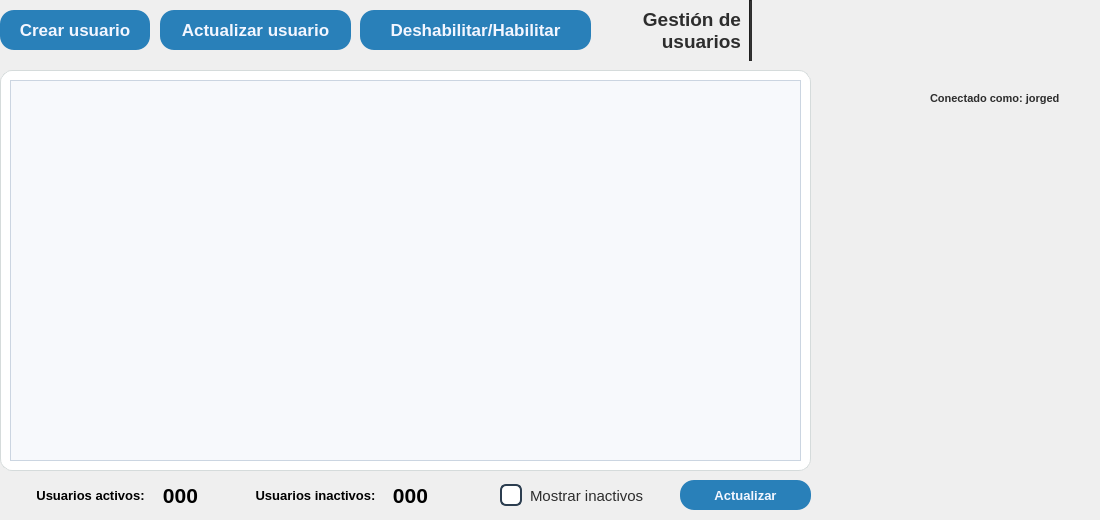
     <widget class="QWidget" name="admin_gestion_usuarios">
      <property name="maximumSize">
       <size>
        <width>16777215</width>
        <height>540</height>
       </size>
      </property>
      <widget class="QPushButton" name="btnCrear_usuario">
       <property name="geometry">
        <rect>
         <x>0</x>
         <y>10</y>
         <width>150</width>
         <height>40</height>
        </rect>
       </property>
       <property name="sizePolicy">
        <sizepolicy hsizetype="Minimum" vsizetype="Fixed">
         <horstretch>0</horstretch>
         <verstretch>0</verstretch>
        </sizepolicy>
       </property>
       <property name="minimumSize">
        <size>
         <width>120</width>
         <height>40</height>
        </size>
       </property>
       <property name="maximumSize">
        <size>
         <width>150</width>
         <height>40</height>
        </size>
       </property>
       <property name="font">
        <font>
         <family>Segoe UI</family>
         <pointsize>13</pointsize>
         <bold>true</bold>
        </font>
       </property>
       <property name="cursor">
        <cursorShape>PointingHandCursor</cursorShape>
       </property>
       <property name="layoutDirection">
        <enum>Qt::LayoutDirection::LeftToRight</enum>
       </property>
       <property name="styleSheet">
        <string notr="true">QPushButton {
   background-color: #2980b9;
    color: #F3F6FF;
    border: none;
    padding: 8px 6px;
    border-radius: 14px;
}
QPushButton:hover {
	background-color: #0D47A1;
}</string>
       </property>
       <property name="text">
        <string>Crear usuario</string>
       </property>
       <property name="icon">
        <iconset resource="../icons/resources_ui.qrc">
         <normaloff>:/icons/new_home_white.png</normaloff>:/icons/new_home_white.png</iconset>
       </property>
       <property name="iconSize">
        <size>
         <width>18</width>
         <height>18</height>
        </size>
       </property>
      </widget>
      <widget class="QFrame" name="frameTabla_usuarios">
       <property name="geometry">
        <rect>
         <x>0</x>
         <y>70</y>
         <width>811</width>
         <height>401</height>
        </rect>
       </property>
       <property name="minimumSize">
        <size>
         <width>700</width>
         <height>300</height>
        </size>
       </property>
       <property name="maximumSize">
        <size>
         <width>16777215</width>
         <height>550</height>
        </size>
       </property>
       <property name="styleSheet">
        <string notr="true">QFrame#frameTabla_usuarios {
    border: 1px solid #d5dbdb;
    border-radius: 12px;
    background-color: white;
}</string>
       </property>
       <property name="frameShape">
        <enum>QFrame::Shape::StyledPanel</enum>
       </property>
       <property name="frameShadow">
        <enum>QFrame::Shadow::Raised</enum>
       </property>
       <layout class="QHBoxLayout" name="horizontalLayout_3">
        <item>
         <widget class="QTableView" name="tableW_usuarios">
          <property name="styleSheet">
           <string notr="true">QTableView {
    background-color: #F7F9FC;
    gridline-color: #E3E8EF;
    color: #0B1321;
    alternate-background-color: #E3F2FD;
    selection-background-color: #2980b9;
    selection-color: #FFFFFF;
    border: 1px solid #CBD5E1;
}

/* Cabecera horizontal */
QHeaderView::section {
    background-color: #ECF0F1;   /* encabezado */
    color: #2C3E50;              /* azul oscuro */
    font-weight: bold;
    border: none;
    padding: 6px;
}

/* Cabecera vertical */
QHeaderView::section:vertical {
    background-color: #ECF0F1;
    color: #2C3E50;
    font-weight: bold;
    border: none;
    padding: 4px;
}

/* Botón de esquina (arriba a la izquierda) */
QTableCornerButton::section {
    background-color: transparent;
    border: none;
}

/* Scrollbar vertical */
QScrollBar:vertical {
    background: transparent;
    width: 10px;
    margin: 2px;
}

QScrollBar::handle:vertical {
    background: #CBD5E1;
    border-radius: 4px;
    min-height: 20px;
}

QScrollBar::handle:vertical:hover {
    background: #94A3B8;
}

QScrollBar::add-line:vertical,
QScrollBar::sub-line:vertical {
    background: none;
    border: none;
    height: 0px;
}</string>
          </property>
          <property name="editTriggers">
           <set>QAbstractItemView::EditTrigger::NoEditTriggers</set>
          </property>
          <property name="alternatingRowColors">
           <bool>true</bool>
          </property>
          <property name="selectionBehavior">
           <enum>QAbstractItemView::SelectionBehavior::SelectRows</enum>
          </property>
          <property name="showGrid">
           <bool>true</bool>
          </property>
          <property name="sortingEnabled">
           <bool>true</bool>
          </property>
         </widget>
        </item>
       </layout>
      </widget>
      <widget class="QPushButton" name="btnActualizar_usuario">
       <property name="geometry">
        <rect>
         <x>160</x>
         <y>10</y>
         <width>191</width>
         <height>40</height>
        </rect>
       </property>
       <property name="sizePolicy">
        <sizepolicy hsizetype="Minimum" vsizetype="Fixed">
         <horstretch>0</horstretch>
         <verstretch>0</verstretch>
        </sizepolicy>
       </property>
       <property name="minimumSize">
        <size>
         <width>120</width>
         <height>40</height>
        </size>
       </property>
       <property name="maximumSize">
        <size>
         <width>200</width>
         <height>40</height>
        </size>
       </property>
       <property name="font">
        <font>
         <family>Segoe UI</family>
         <pointsize>13</pointsize>
         <bold>true</bold>
        </font>
       </property>
       <property name="cursor">
        <cursorShape>PointingHandCursor</cursorShape>
       </property>
       <property name="layoutDirection">
        <enum>Qt::LayoutDirection::LeftToRight</enum>
       </property>
       <property name="styleSheet">
        <string notr="true">QPushButton {
   background-color: #2980b9;
    color: #F3F6FF;
    border: none;
    padding: 8px 6px;
    border-radius: 14px;
}
QPushButton:hover {
	background-color: #0D47A1;
}</string>
       </property>
       <property name="text">
        <string>Actualizar usuario</string>
       </property>
       <property name="icon">
        <iconset resource="../icons/resources_ui.qrc">
         <normaloff>:/icons/edit_white.png</normaloff>:/icons/edit_white.png</iconset>
       </property>
       <property name="iconSize">
        <size>
         <width>18</width>
         <height>18</height>
        </size>
       </property>
      </widget>
      <widget class="QPushButton" name="btnDisable_usuario">
       <property name="geometry">
        <rect>
         <x>360</x>
         <y>10</y>
         <width>231</width>
         <height>40</height>
        </rect>
       </property>
       <property name="sizePolicy">
        <sizepolicy hsizetype="Minimum" vsizetype="Fixed">
         <horstretch>0</horstretch>
         <verstretch>0</verstretch>
        </sizepolicy>
       </property>
       <property name="minimumSize">
        <size>
         <width>120</width>
         <height>40</height>
        </size>
       </property>
       <property name="maximumSize">
        <size>
         <width>250</width>
         <height>40</height>
        </size>
       </property>
       <property name="font">
        <font>
         <family>Segoe UI</family>
         <pointsize>13</pointsize>
         <bold>true</bold>
        </font>
       </property>
       <property name="cursor">
        <cursorShape>PointingHandCursor</cursorShape>
       </property>
       <property name="layoutDirection">
        <enum>Qt::LayoutDirection::LeftToRight</enum>
       </property>
       <property name="styleSheet">
        <string notr="true">QPushButton {
   background-color: #2980b9;
    color: #F3F6FF;
    border: none;
    padding: 8px 6px;
    border-radius: 14px;
}
QPushButton:hover {
	background-color: #0D47A1;
}</string>
       </property>
       <property name="text">
        <string>Deshabilitar/Habilitar</string>
       </property>
       <property name="icon">
        <iconset resource="../icons/resources_ui.qrc">
         <normaloff>:/icons/confirm_white.png</normaloff>:/icons/confirm_white.png</iconset>
       </property>
       <property name="iconSize">
        <size>
         <width>18</width>
         <height>18</height>
        </size>
       </property>
      </widget>
      <widget class="QLabel" name="lblTitulo_usuarios">
       <property name="geometry">
        <rect>
         <x>600</x>
         <y>0</y>
         <width>141</width>
         <height>60</height>
        </rect>
       </property>
       <property name="minimumSize">
        <size>
         <width>0</width>
         <height>60</height>
        </size>
       </property>
       <property name="maximumSize">
        <size>
         <width>16777215</width>
         <height>60</height>
        </size>
       </property>
       <property name="font">
        <font>
         <family>Segoe UI</family>
         <pointsize>14</pointsize>
         <bold>true</bold>
        </font>
       </property>
       <property name="styleSheet">
        <string notr="true">color: #2d2d2d;
background-color: transparent;</string>
       </property>
       <property name="frameShape">
        <enum>QFrame::Shape::NoFrame</enum>
       </property>
       <property name="frameShadow">
        <enum>QFrame::Shadow::Plain</enum>
       </property>
       <property name="text">
        <string>Gestión de usuarios</string>
       </property>
       <property name="scaledContents">
        <bool>false</bool>
       </property>
       <property name="alignment">
        <set>Qt::AlignmentFlag::AlignRight|Qt::AlignmentFlag::AlignTrailing|Qt::AlignmentFlag::AlignVCenter</set>
       </property>
       <property name="wordWrap">
        <bool>true</bool>
       </property>
       <property name="indent">
        <number>0</number>
       </property>
      </widget>
      <widget class="QLabel" name="lblLogo_usuarios">
       <property name="geometry">
        <rect>
         <x>759</x>
         <y>0</y>
         <width>50</width>
         <height>60</height>
        </rect>
       </property>
       <property name="minimumSize">
        <size>
         <width>50</width>
         <height>60</height>
        </size>
       </property>
       <property name="maximumSize">
        <size>
         <width>50</width>
         <height>60</height>
        </size>
       </property>
       <property name="font">
        <font>
         <family>Segoe UI</family>
         <pointsize>13</pointsize>
        </font>
       </property>
       <property name="text">
        <string/>
       </property>
       <property name="pixmap">
        <pixmap resource="../icons/resources_ui.qrc">:/logos/logo_escuela_sinFondo.png</pixmap>
       </property>
       <property name="scaledContents">
        <bool>true</bool>
       </property>
      </widget>
      <widget class="Line" name="line_4">
       <property name="geometry">
        <rect>
         <x>749</x>
         <y>0</y>
         <width>3</width>
         <height>61</height>
        </rect>
       </property>
       <property name="minimumSize">
        <size>
         <width>3</width>
         <height>60</height>
        </size>
       </property>
       <property name="maximumSize">
        <size>
         <width>3</width>
         <height>61</height>
        </size>
       </property>
       <property name="styleSheet">
        <string notr="true">background-color: #2d2d2d;</string>
       </property>
       <property name="orientation">
        <enum>Qt::Orientation::Vertical</enum>
       </property>
      </widget>
      <widget class="QLabel" name="lblInactivos_usuarios">
       <property name="geometry">
        <rect>
         <x>380</x>
         <y>480</y>
         <width>61</width>
         <height>31</height>
        </rect>
       </property>
       <property name="font">
        <font>
         <family>Segoe UI</family>
         <pointsize>16</pointsize>
         <bold>true</bold>
        </font>
       </property>
       <property name="styleSheet">
        <string notr="true"/>
       </property>
       <property name="text">
        <string>000</string>
       </property>
       <property name="alignment">
        <set>Qt::AlignmentFlag::AlignCenter</set>
       </property>
       <property name="wordWrap">
        <bool>true</bool>
       </property>
      </widget>
      <widget class="QLabel" name="lblTarjeta1_Titulo_11">
       <property name="geometry">
        <rect>
         <x>240</x>
         <y>480</y>
         <width>151</width>
         <height>31</height>
        </rect>
       </property>
       <property name="font">
        <font>
         <family>Segoe UI</family>
         <pointsize>10</pointsize>
         <bold>true</bold>
        </font>
       </property>
       <property name="styleSheet">
        <string notr="true"/>
       </property>
       <property name="text">
        <string>Usuarios inactivos:</string>
       </property>
       <property name="alignment">
        <set>Qt::AlignmentFlag::AlignCenter</set>
       </property>
       <property name="wordWrap">
        <bool>true</bool>
       </property>
      </widget>
      <widget class="QCheckBox" name="chkMostrar_inactivos_user">
       <property name="geometry">
        <rect>
         <x>500</x>
         <y>480</y>
         <width>171</width>
         <height>31</height>
        </rect>
       </property>
       <property name="maximumSize">
        <size>
         <width>16777215</width>
         <height>16777213</height>
        </size>
       </property>
       <property name="font">
        <font>
         <family>Segoe UI</family>
         <pointsize>11</pointsize>
        </font>
       </property>
       <property name="cursor">
        <cursorShape>PointingHandCursor</cursorShape>
       </property>
       <property name="styleSheet">
        <string notr="true">QCheckBox {
    spacing: 8px;
    color: #2d2d2d;
}

QCheckBox::indicator {
    width: 18px;
    height: 18px;
    border: 2px solid #2c3e50;
    border-radius: 6px;
    background: #ffffff;
}

QCheckBox::indicator:hover {
    border: 2px solid #1565C0;
}

QCheckBox::indicator:checked {
    border: 2px solid #1565C0;
    background: #2980b9;  /* mantener blanco para que Qt pinte la palomita */
}</string>
       </property>
       <property name="text">
        <string>Mostrar inactivos</string>
       </property>
       <property name="iconSize">
        <size>
         <width>20</width>
         <height>20</height>
        </size>
       </property>
       <property name="tristate">
        <bool>false</bool>
       </property>
      </widget>
      <widget class="QLabel" name="lblTarjeta1_Titulo_12">
       <property name="geometry">
        <rect>
         <x>20</x>
         <y>480</y>
         <width>141</width>
         <height>31</height>
        </rect>
       </property>
       <property name="font">
        <font>
         <family>Segoe UI</family>
         <pointsize>10</pointsize>
         <bold>true</bold>
        </font>
       </property>
       <property name="styleSheet">
        <string notr="true"/>
       </property>
       <property name="text">
        <string>Usuarios activos:</string>
       </property>
       <property name="alignment">
        <set>Qt::AlignmentFlag::AlignCenter</set>
       </property>
       <property name="wordWrap">
        <bool>true</bool>
       </property>
      </widget>
      <widget class="QLabel" name="lblActivos_usuarios">
       <property name="geometry">
        <rect>
         <x>150</x>
         <y>480</y>
         <width>61</width>
         <height>31</height>
        </rect>
       </property>
       <property name="font">
        <font>
         <family>Segoe UI</family>
         <pointsize>16</pointsize>
         <bold>true</bold>
        </font>
       </property>
       <property name="styleSheet">
        <string notr="true"/>
       </property>
       <property name="text">
        <string>000</string>
       </property>
       <property name="alignment">
        <set>Qt::AlignmentFlag::AlignCenter</set>
       </property>
       <property name="wordWrap">
        <bool>true</bool>
       </property>
      </widget>
      <widget class="QPushButton" name="btnActualizar_tabla_user">
       <property name="geometry">
        <rect>
         <x>680</x>
         <y>480</y>
         <width>131</width>
         <height>30</height>
        </rect>
       </property>
       <property name="sizePolicy">
        <sizepolicy hsizetype="Minimum" vsizetype="Fixed">
         <horstretch>0</horstretch>
         <verstretch>0</verstretch>
        </sizepolicy>
       </property>
       <property name="minimumSize">
        <size>
         <width>70</width>
         <height>30</height>
        </size>
       </property>
       <property name="maximumSize">
        <size>
         <width>150</width>
         <height>30</height>
        </size>
       </property>
       <property name="font">
        <font>
         <family>Segoe UI</family>
         <pointsize>10</pointsize>
         <bold>true</bold>
        </font>
       </property>
       <property name="cursor">
        <cursorShape>PointingHandCursor</cursorShape>
       </property>
       <property name="mouseTracking">
        <bool>true</bool>
       </property>
       <property name="tabletTracking">
        <bool>false</bool>
       </property>
       <property name="acceptDrops">
        <bool>false</bool>
       </property>
       <property name="layoutDirection">
        <enum>Qt::LayoutDirection::LeftToRight</enum>
       </property>
       <property name="autoFillBackground">
        <bool>false</bool>
       </property>
       <property name="styleSheet">
        <string notr="true">QPushButton {
   background-color: #2980b9;
    color: #F3F6FF;
    border: none;
    padding: 8px 6px;
    border-radius: 14px;
}
QPushButton:hover {
	background-color: #0D47A1;
}</string>
       </property>
       <property name="text">
        <string>Actualizar</string>
       </property>
       <property name="icon">
        <iconset resource="../icons/resources_ui.qrc">
         <normaloff>:/icons/actualizar.png</normaloff>:/icons/actualizar.png</iconset>
       </property>
       <property name="iconSize">
        <size>
         <width>20</width>
         <height>20</height>
        </size>
       </property>
      </widget>
      <widget class="QLabel" name="lblIcon_conectado_como_2">
       <property name="geometry">
        <rect>
         <x>910</x>
         <y>90</y>
         <width>16</width>
         <height>16</height>
        </rect>
       </property>
       <property name="font">
        <font>
         <family>Segoe UI</family>
         <pointsize>8</pointsize>
         <bold>true</bold>
        </font>
       </property>
       <property name="styleSheet">
        <string notr="true">color: #2d2d2d</string>
       </property>
       <property name="text">
        <string/>
       </property>
       <property name="pixmap">
        <pixmap resource="../icons/resources_ui.qrc">:/icons/usuario-activo.png</pixmap>
       </property>
       <property name="scaledContents">
        <bool>true</bool>
       </property>
       <property name="alignment">
        <set>Qt::AlignmentFlag::AlignLeading|Qt::AlignmentFlag::AlignLeft|Qt::AlignmentFlag::AlignVCenter</set>
       </property>
      </widget>
      <widget class="QLabel" name="lblConectado_como_2">
       <property name="geometry">
        <rect>
         <x>930</x>
         <y>90</y>
         <width>161</width>
         <height>16</height>
        </rect>
       </property>
       <property name="font">
        <font>
         <family>Segoe UI</family>
         <pointsize>8</pointsize>
         <bold>true</bold>
        </font>
       </property>
       <property name="styleSheet">
        <string notr="true">color: #2d2d2d</string>
       </property>
       <property name="text">
        <string>Conectado como: jorged</string>
       </property>
       <property name="alignment">
        <set>Qt::AlignmentFlag::AlignLeading|Qt::AlignmentFlag::AlignLeft|Qt::AlignmentFlag::AlignVCenter</set>
       </property>
      </widget>
     </widget>
